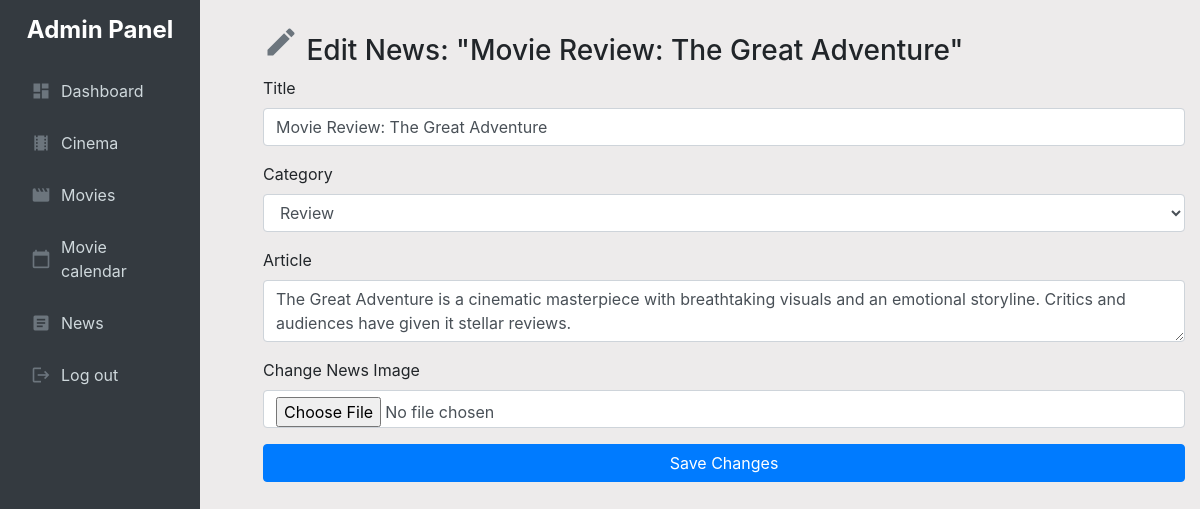
Page /admin/news/editNews.php?newsID=1 on the committed database.
### tables this page shows
CREATE TABLE News (
    newsID INT AUTO_INCREMENT PRIMARY KEY,
    title VARCHAR(100) NOT NULL,
    category ENUM('Review', 'Interview', 'Event', 'Promotion') NOT NULL,
    article TEXT NOT NULL, 
    cinemaID INT,
    imagePath VARCHAR(255),
    FOREIGN KEY (cinemaID) REFERENCES Cinema(cinemaID)
);

### admin/news/editNews.php (the view, shortened to what this page needs)
<?php
require_once "../../includes/connection.php";
require_once "../components/admin_navbar.php";
?>
<!DOCTYPE html>
<html lang="en">
<head>
    <link rel="stylesheet" href="https://maxcdn.bootstrapcdn.com/bootstrap/4.5.2/css/bootstrap.min.css">
    <link rel="stylesheet" href="../admin_style/admin_style.css?v=1.2">
</head>
<body>
<?php
if ($_SERVER['REQUEST_METHOD'] === 'POST') {
    $newsID = $_POST['newsID'];
    $title = $_POST['title'];
    $category = $_POST['category'];
    $article = $_POST['article'];
    $query = $db->prepare("SELECT imagePath FROM News WHERE newsID = :newsID");
    $query->bindParam(':newsID', $newsID, PDO::PARAM_INT);
    $query->execute();
    $news = $query->fetch(PDO::FETCH_ASSOC);
    if (!$news) {
        header("Location: news.php?status=notfound");
        exit;
    }
    $fileName = $news['imagePath'];
    if (isset($_FILES['newsImage']) && $_FILES['newsImage']['error'] === UPLOAD_ERR_OK) {
        $targetDir = "../../includes/media/news/";
        $fileName = basename($_FILES['newsImage']['name']);
        $targetFilePath = $targetDir . $fileName;
        if (!move_uploaded_file($_FILES['newsImage']['tmp_name'], $targetFilePath)) {
            echo "Error uploading image.";
            exit;
        }
    }
    $query = $db->prepare("UPDATE News SET title = :title, category = :category,  article = :article, imagePath = :imagePath WHERE newsID = :newsID");
    $executeResult = $query->execute([
        ':title' => $title,
        ':category' => $category,
        ':article' => $article,
        ':imagePath' => $fileName,
        ':newsID' => $newsID
    ]);
    if ($executeResult) {
        header("Location: news.php?status=updated");
        exit;
    } else {
        echo "Error updating news: " . print_r($query->errorInfo(), true);
    }
} elseif (isset($_GET['newsID'])) {
    $newsID = $_GET['newsID'];
    $query = $db->prepare("SELECT * FROM News WHERE newsID = :newsID");
    $query->bindParam(':newsID', $newsID, PDO::PARAM_INT);
    $query->execute();
    $news = $query->fetch(PDO::FETCH_ASSOC);
}
?>
<div class="container my-4">
    <div class="form-container mx-auto">
        <h3><i class="material-icons">edit</i> Edit News: "<?php echo htmlspecialchars($news['title']); ?>"</h3>
        <form method="post" action="editNews.php" enctype="multipart/form-data">
            <div class="form-group">
                <label for="title">Title</label>
                <input type="text" id="title" name="title" class="form-control" value="<?php echo htmlspecialchars($news['title']); ?>" required>
            </div>
            <div class="form-group">
                <label for="category">Category</label>
                <select id="category" name="category" class="form-control" required>
                    <option value="Review" <?php if ($news['category'] == "Review") echo "selected"; ?>>Review</option>
                </select>
            </div>
            <div class="form-group">
                <label for="article">Article</label>
                <textarea id="article" name="article" class="form-control" required><?php echo htmlspecialchars($news['article']); ?></textarea>
            </div>
            <div class="form-group">
                <label for="newsImage">Change News Image</label><br>
                <input type="file" name="newsImage" id="newsImage" class="form-control" accept="image/*">
            </div>
            <button type="submit" class="btn btn-primary btn-block">Save Changes</button>
        </form>
    </div>
</div>
</body>
</html>

### admin/admin_style/admin_style.css (style rules this page uses)
body { margin: 0; display: flex; background-color: #edebeb; }
.material-icons { font-size: 36px; color: #6c757d; }

### rows in the picture
news: title "Movie Review: The Great Adventure", category "Review", article "The Great Adventure is a cinematic masterpiece with breathtaking visuals and an emotional storyline. Critics and audiences have given it stellar reviews."
